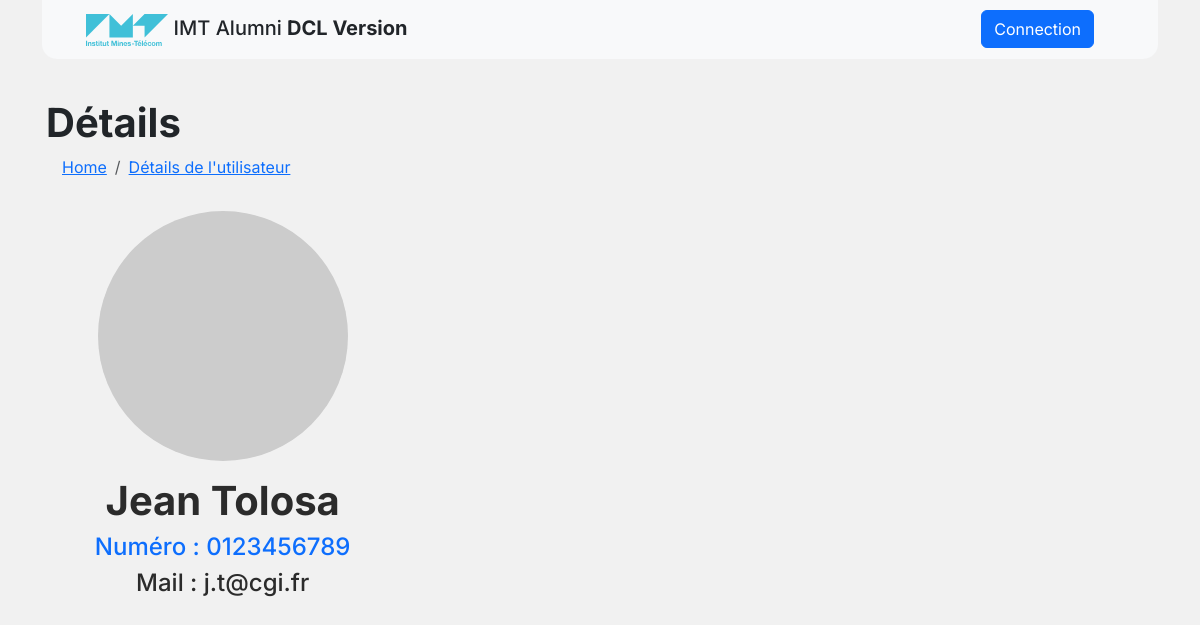
Page /detail/tuttor?id=1 on the committed database.
### database/models.py (models this page shows)
class Tutor(db.Model):
    __tablename__ = "Tutor"
    id = db.Column(db.Integer, primary_key=True)
    name = db.Column(db.Text)
    first_name = db.Column(db.Text)
    number = db.Column(db.Integer)
    mail = db.Column(db.Text)
    enterprise = db.Column(db.Integer, db.ForeignKey('Organisation.id'))

### app.py (the view)
@app.route("/detail/tuttor")
def detailed_tutor():
    id = request.args.get('id', default='*', type=int)
    tutor = Tutor.query.filter(Tutor.id == id)
    print(tutor[0])
    return render_template("displayTutor.html.jinja2", tutor=tutor)

### templates/displayTutor.html.jinja2 (shortened to what this page needs)
{% extends "layout.html.jinja2" %}
{% block body %}
<div class="container p-3">
<h1 class="text-dark"><strong>Détails</strong></h1>
<nav aria-label="breadcrumb" class="main-breadcrumb mx-3">
    <ol class="breadcrumb">
        <li class="breadcrumb-item"><a href="./">Home</a></li>
        <li class="breadcrumb-item"><a href="javascript:void(0)">Détails de l'utilisateur</a></li>
    </ol>
</nav>
<div class="row">
    <div class="col-md-4 pt-3 text-center">
        <img src="https://i.pravatar.cc/900" style="border-radius:50%; width:250px; weight:250px;" class="img-fluid">
        <h1 class="mt-3"><strong>{{tutor[0].first_name}} {{tutor[0].name}}</strong> </h1>
        <h4 class="text-primary">Numéro : 0{{tutor[0].number}}</h4>
        <h4> Mail : {{ tutor[0].mail }}</h4>
    </div>
</div>
</div>
{% endblock %}

### static/css/style.css (style rules this page uses)
html body { font-family: 'Inter', sans-serif !important; color: #2b2b2b !important; }

### rows in the picture
Tutor: first_name "Jean", name "Tolosa", number "123456789", mail "j.t@cgi.fr"
